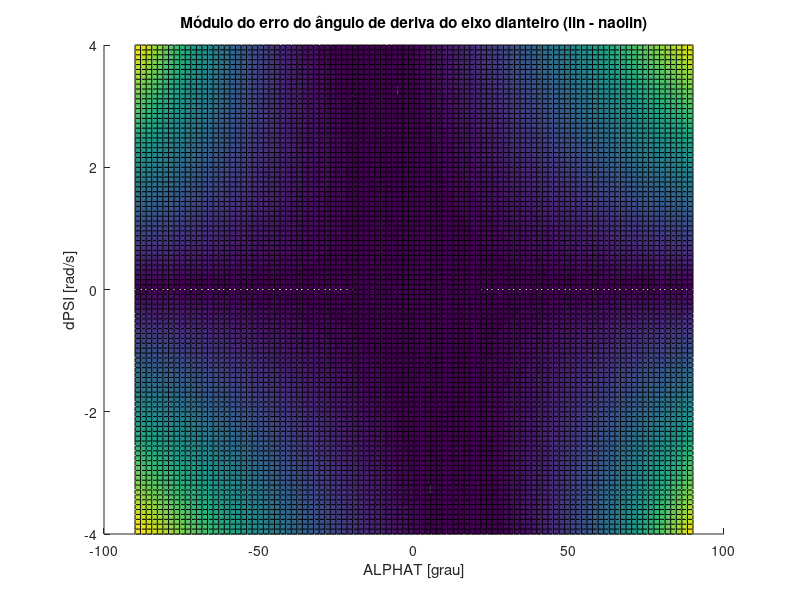
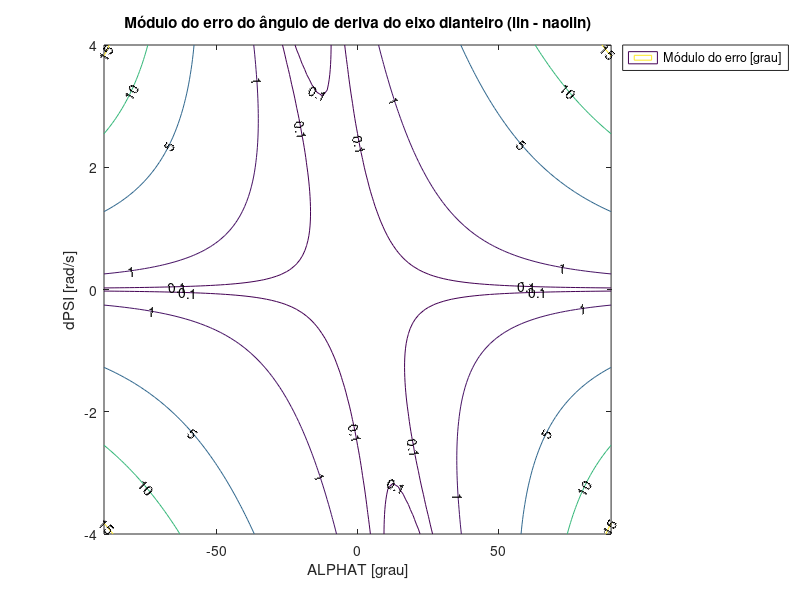

Write the MATLAB code that produced these figures, in order.
clear all,clc,close all
%% Descrição
% Este script tem como objetivo calcular o erro relativo no cálculo do ângulo de deriva devido ao procedimento de linearizão

%% Dados
% Dados necessários para o cálculo do ângulo de deriva

% Veículo
a = 1.37;   % distancia do eixo dianteiro ao centro de massa [m]
b = 1.86;   % distancia do eixo dianteiro ao centro de massa [m]
v = 20; % Módulo do vetor velocidade [m/s]
DELTA = 0*pi/180; % esterçamento do eixo dianteiro [rad]

% Variáveis de estado
dPSImax = 4; % Máximo valor de dPSI [rad/s]
ALPHATmax = pi/2; % Máximo valor de ALPHAT [rad]
res = 100; % Resolução do grid
dPSIvet = -dPSImax:2*dPSImax/res:dPSImax; % Velocidade angular [rad/s]
ALPHATvet = -ALPHATmax:2*ALPHATmax/res:ALPHATmax; % Velocidade lateal (Sadri e Wu 2013) [m/s]

%% Loop principal
% Cálculo dos ângulos de deriva

for i = 1:length(dPSIvet)
	for j = 1:length(ALPHATvet)
		ALPHAFnaolin(i,j) = atan((v*sin(ALPHATvet(j)) + a*dPSIvet(i))/(v*cos(ALPHATvet(j)))) - DELTA; % Dianteiro não linear
		ALPHAFlin(i,j) = ALPHATvet(j) + a*dPSIvet(i)/v - DELTA; % Dianteiro linear
	end
end

%% Cálculo do erro

erro = abs(ALPHAFlin-ALPHAFnaolin);% ./ ALPHAFnaolin); % Erro [rad]


%% Resultados

figure(1)
s = surface(ALPHATvet*180/pi,dPSIvet,erro*180/pi);
ax = get(s,'Parent');
title('Módulo do erro do ângulo de deriva do eixo dianteiro (lin - naolin)')
xlabel('ALPHAT [grau]')
ylabel('dPSI [rad/s]')
zlabel('Módulo do erro [grau]')

figure(2)
[C,h] = contour(ALPHATvet*180/pi,dPSIvet,erro*180/pi,5);
set(h,'ShowText','on','LevelList',[0.1 1 5 10 15]);%,'TextStep',get(h,'LevelStep')*2)
title('Módulo do erro do ângulo de deriva do eixo dianteiro (lin - naolin)')
xlabel('ALPHAT [grau]')
ylabel('dPSI [rad/s]')
legend('Módulo do erro [grau]','Location','NorthEastOutside')
